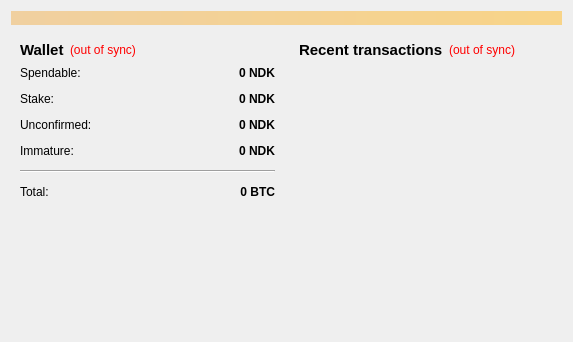
<?xml version="1.0" encoding="UTF-8"?>
<ui version="4.0">
 <class>OverviewPage</class>
 <widget class="QWidget" name="OverviewPage">
  <property name="geometry">
   <rect>
    <x>0</x>
    <y>0</y>
    <width>573</width>
    <height>342</height>
   </rect>
  </property>
  <property name="windowTitle">
   <string>Form</string>
  </property>
  <layout class="QVBoxLayout" name="topLayout">
   <item>
    <widget class="QLabel" name="labelAlerts">
     <property name="visible">
      <bool>false</bool>
     </property>
     <property name="styleSheet">
      <string notr="true">background-color: qlineargradient(x1: 0, y1: 0, x2: 1, y2: 0, stop:0 #F0D0A0, stop:1 #F8D488);  color:#000000
</string>
     </property>
     <property name="wordWrap">
      <bool>true</bool>
     </property>
     <property name="margin">
      <number>3</number>
     </property>
    </widget>
   </item>
   <item>
    <layout class="QHBoxLayout" name="horizontalLayout" stretch="1,1">
     <item>
      <layout class="QVBoxLayout" name="verticalLayout_2">
       <item>
        <widget class="QWidget" name="widget" native="true">
         <layout class="QVBoxLayout" name="verticalLayout_4">
          <item>
           <layout class="QHBoxLayout" name="horizontalLayout_4">
            <item>
             <widget class="QLabel" name="label_5">
              <property name="font">
               <font>
                <pointsize>11</pointsize>
                <weight>75</weight>
                <bold>true</bold>
               </font>
              </property>
              <property name="text">
               <string>Wallet</string>
              </property>
             </widget>
            </item>
            <item>
             <widget class="QLabel" name="labelWalletStatus">
              <property name="toolTip">
               <string>The displayed information may be out of date. Your wallet automatically synchronizes with the Neodark network after a connection is established, but this process has not completed yet.</string>
              </property>
              <property name="styleSheet">
               <string notr="true">QLabel { color: red; }</string>
              </property>
              <property name="text">
               <string notr="true">(out of sync)</string>
              </property>
              <property name="alignment">
               <set>Qt::AlignLeading|Qt::AlignLeft|Qt::AlignVCenter</set>
              </property>
             </widget>
            </item>
            <item>
             <spacer name="horizontalSpacer_2">
              <property name="orientation">
               <enum>Qt::Horizontal</enum>
              </property>
              <property name="sizeHint" stdset="0">
               <size>
                <width>40</width>
                <height>20</height>
               </size>
              </property>
             </spacer>
            </item>
           </layout>
          </item>
          <item>
           <layout class="QFormLayout" name="formLayout_2">
            <property name="fieldGrowthPolicy">
             <enum>QFormLayout::AllNonFixedFieldsGrow</enum>
            </property>
            <property name="horizontalSpacing">
             <number>12</number>
            </property>
            <property name="verticalSpacing">
             <number>12</number>
            </property>
            <item row="0" column="0">
             <widget class="QLabel" name="label">
              <property name="text">
               <string>Spendable:</string>
              </property>
             </widget>
            </item>
            <item row="0" column="1">
             <widget class="QLabel" name="labelBalance">
              <property name="font">
               <font>
                <weight>75</weight>
                <bold>true</bold>
               </font>
              </property>
              <property name="cursor">
               <cursorShape>IBeamCursor</cursorShape>
              </property>
              <property name="toolTip">
               <string>Your current spendable balance</string>
              </property>
              <property name="text">
               <string notr="true">0 NDK</string>
              </property>
              <property name="alignment">
               <set>Qt::AlignRight|Qt::AlignTrailing|Qt::AlignVCenter</set>
              </property>
              <property name="textInteractionFlags">
               <set>Qt::LinksAccessibleByMouse|Qt::TextSelectableByKeyboard|Qt::TextSelectableByMouse</set>
              </property>
             </widget>
            </item>
            <item row="1" column="0">
             <widget class="QLabel" name="label_6">
              <property name="text">
               <string>Stake:</string>
              </property>
             </widget>
            </item>
            <item row="1" column="1">
             <widget class="QLabel" name="labelStake">
              <property name="font">
               <font>
                <weight>75</weight>
                <bold>true</bold>
               </font>
              </property>
              <property name="cursor">
               <cursorShape>IBeamCursor</cursorShape>
              </property>
              <property name="toolTip">
               <string>Total of coins that was staked, and do not yet count toward the current balance</string>
              </property>
              <property name="text">
               <string notr="true">0 NDK</string>
              </property>
              <property name="alignment">
               <set>Qt::AlignRight|Qt::AlignTrailing|Qt::AlignVCenter</set>
              </property>
              <property name="textInteractionFlags">
               <set>Qt::LinksAccessibleByMouse|Qt::TextSelectableByKeyboard|Qt::TextSelectableByMouse</set>
              </property>
             </widget>
            </item>
            <item row="2" column="0">
             <widget class="QLabel" name="label_3">
              <property name="text">
               <string>Unconfirmed:</string>
              </property>
             </widget>
            </item>
            <item row="2" column="1">
             <widget class="QLabel" name="labelUnconfirmed">
              <property name="font">
               <font>
                <weight>75</weight>
                <bold>true</bold>
               </font>
              </property>
              <property name="cursor">
               <cursorShape>IBeamCursor</cursorShape>
              </property>
              <property name="toolTip">
               <string>Total of transactions that have yet to be confirmed, and do not yet count toward the current balance</string>
              </property>
              <property name="text">
               <string notr="true">0 NDK</string>
              </property>
              <property name="alignment">
               <set>Qt::AlignRight|Qt::AlignTrailing|Qt::AlignVCenter</set>
              </property>
              <property name="textInteractionFlags">
               <set>Qt::LinksAccessibleByMouse|Qt::TextSelectableByKeyboard|Qt::TextSelectableByMouse</set>
              </property>
             </widget>
            </item>
            <item row="3" column="0">
             <widget class="QLabel" name="labelImmatureText">
              <property name="text">
               <string>Immature:</string>
              </property>
             </widget>
            </item>
            <item row="3" column="1">
             <widget class="QLabel" name="labelImmature">
              <property name="font">
               <font>
                <weight>75</weight>
                <bold>true</bold>
               </font>
              </property>
              <property name="toolTip">
               <string>Mined balance that has not yet matured</string>
              </property>
              <property name="text">
               <string notr="true">0 NDK</string>
              </property>
              <property name="alignment">
               <set>Qt::AlignRight|Qt::AlignTrailing|Qt::AlignVCenter</set>
              </property>
              <property name="textInteractionFlags">
               <set>Qt::LinksAccessibleByMouse|Qt::TextSelectableByKeyboard|Qt::TextSelectableByMouse</set>
              </property>
             </widget>
            </item>
            <item row="4" column="0" colspan="2">
             <widget class="Line" name="line">
              <property name="orientation">
               <enum>Qt::Horizontal</enum>
              </property>
             </widget>
            </item>
            <item row="5" column="0">
             <widget class="QLabel" name="labelTotalText">
              <property name="text">
               <string>Total:</string>
              </property>
             </widget>
            </item>
            <item row="5" column="1">
             <widget class="QLabel" name="labelTotal">
              <property name="font">
               <font>
                <weight>75</weight>
                <bold>true</bold>
               </font>
              </property>
              <property name="cursor">
               <cursorShape>IBeamCursor</cursorShape>
              </property>
              <property name="toolTip">
               <string>Your current total balance</string>
              </property>
              <property name="text">
               <string notr="true">0 BTC</string>
              </property>
              <property name="alignment">
               <set>Qt::AlignRight|Qt::AlignTrailing|Qt::AlignVCenter</set>
              </property>
              <property name="textInteractionFlags">
               <set>Qt::LinksAccessibleByMouse|Qt::TextSelectableByKeyboard|Qt::TextSelectableByMouse</set>
              </property>
             </widget>
            </item>
           </layout>
          </item>
         </layout>
        </widget>
       </item>
       <item>
        <spacer name="verticalSpacer">
         <property name="orientation">
          <enum>Qt::Vertical</enum>
         </property>
         <property name="sizeHint" stdset="0">
          <size>
           <width>20</width>
           <height>40</height>
          </size>
         </property>
        </spacer>
       </item>
      </layout>
     </item>
     <item>
      <layout class="QVBoxLayout" name="verticalLayout_3">
       <item>
        <widget class="QWidget" name="widget_2" native="true">
         <layout class="QVBoxLayout" name="verticalLayout">
          <item>
           <layout class="QHBoxLayout" name="horizontalLayout_2">
            <item>
             <widget class="QLabel" name="label_4">
              <property name="font">
               <font>
                <pointsize>11</pointsize>
                <weight>75</weight>
                <bold>true</bold>
               </font>
              </property>
              <property name="text">
               <string>&lt;b&gt;Recent transactions&lt;/b&gt;</string>
              </property>
             </widget>
            </item>
            <item>
             <widget class="QLabel" name="labelTransactionsStatus">
              <property name="toolTip">
               <string>The displayed information may be out of date. Your wallet automatically synchronizes with the Neodark network after a connection is established, but this process has not completed yet.</string>
              </property>
              <property name="styleSheet">
               <string notr="true">QLabel { color: red; }</string>
              </property>
              <property name="text">
               <string notr="true">(out of sync)</string>
              </property>
              <property name="alignment">
               <set>Qt::AlignRight|Qt::AlignTrailing|Qt::AlignVCenter</set>
              </property>
             </widget>
            </item>
            <item>
             <spacer name="horizontalSpacer">
              <property name="orientation">
               <enum>Qt::Horizontal</enum>
              </property>
              <property name="sizeHint" stdset="0">
               <size>
                <width>40</width>
                <height>20</height>
               </size>
              </property>
             </spacer>
            </item>
           </layout>
          </item>
          <item>
           <widget class="QListView" name="listTransactions">
            <property name="styleSheet">
             <string notr="true">QListView { background: transparent; }</string>
            </property>
            <property name="frameShape">
             <enum>QFrame::NoFrame</enum>
            </property>
            <property name="verticalScrollBarPolicy">
             <enum>Qt::ScrollBarAlwaysOff</enum>
            </property>
            <property name="horizontalScrollBarPolicy">
             <enum>Qt::ScrollBarAlwaysOff</enum>
            </property>
            <property name="selectionMode">
             <enum>QAbstractItemView::NoSelection</enum>
            </property>
           </widget>
          </item>
         </layout>
        </widget>
       </item>
      </layout>
     </item>
    </layout>
   </item>
  </layout>
 </widget>
 <resources/>
 <connections/>
</ui>
